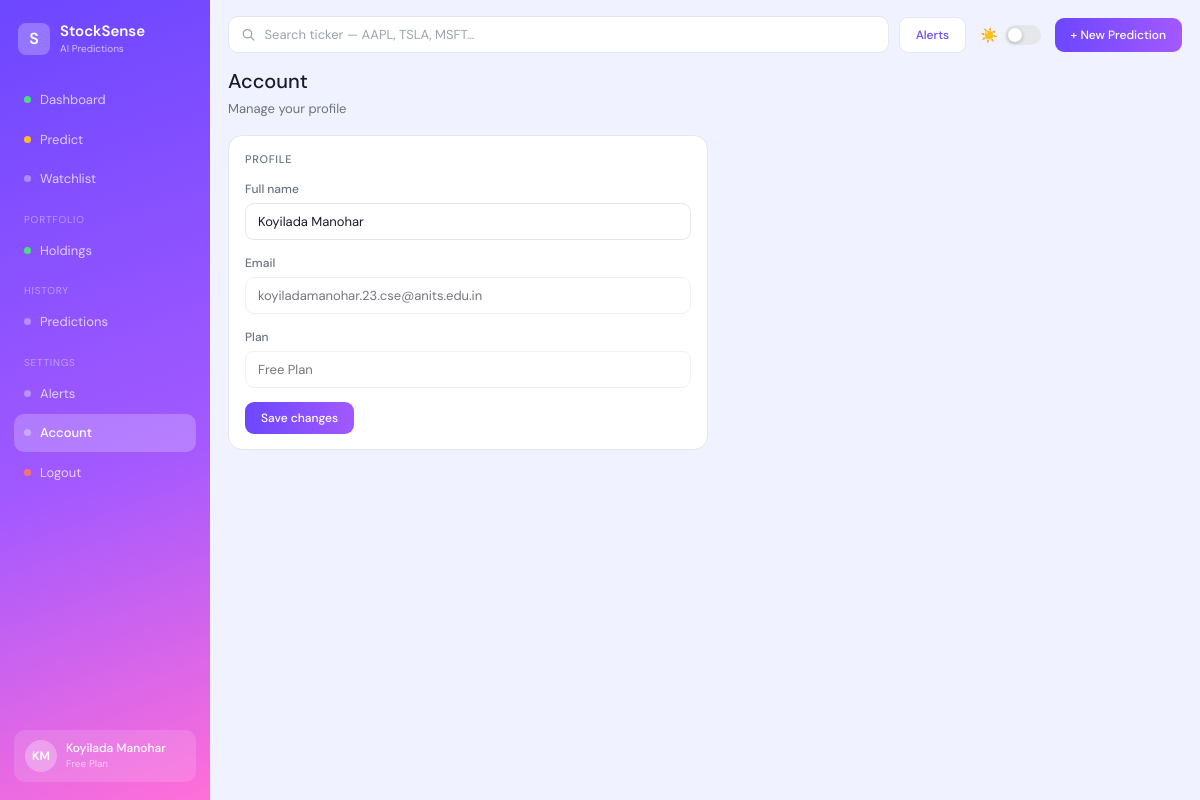
/account (signed in), run on the app's committed database.
### database.py (models this page shows, shortened)
class User(db.Model):
    __tablename__ = "users"
    id         = db.Column(db.Integer, primary_key=True)
    full_name  = db.Column(db.String(120), nullable=False)
    email      = db.Column(db.String(200), unique=True, nullable=False)
    password_h = db.Column(db.String(200), nullable=False)
    plan       = db.Column(db.String(50),  default="Free Plan")
    created_at = db.Column(db.DateTime,    default=datetime.utcnow)
    holdings    = db.relationship("Holding",          backref="user", lazy=True, cascade="all,delete")
    predictions = db.relationship("PredictionRecord", backref="user", lazy=True, cascade="all,delete")
    watchlist   = db.relationship("Watchlist",        backref="user", lazy=True, cascade="all,delete")
    alerts      = db.relationship("Alert",            backref="user", lazy=True, cascade="all,delete")

### app.py (the view)
@app.route("/account", methods=["GET","POST"])
def account():
    redir = require_login()
    if redir: return redir
    user    = current_user()
    u_obj   = User.query.get(user["id"])
    message = None
    if request.method == "POST":
        u_obj.full_name = request.form.get("full_name", u_obj.full_name).strip()
        db.session.commit()
        message = "Account updated successfully."
        user = current_user()
    return render_template("account.html",
        active_page  = "account",
        current_user = user,
        user_obj     = u_obj,
        message      = message,
    )

### app.py (called while the page is built)
def current_user():
    uid = session.get("user_id")
    if not uid: return None
    u = User.query.get(uid)
    if not u:   return None
    parts = u.full_name.split()
    return {
        "id":         u.id,
        "name":       u.full_name,
        "first_name": parts[0] if parts else "User",
        "initials":   "".join(p[0].upper() for p in parts[:2]),
        "plan":       u.plan or "Free Plan",
    }

def require_login():
    if not session.get("user_id"):
        return redirect("/login")
    return None

### templates/account.html (shortened to what this page needs)
{% extends "base.html" %}
{% block content %}
<div class="page-header"><h1 class="page-title">Account</h1><p class="page-sub">Manage your profile</p></div>
<div class="card" style="max-width:480px">
  <div class="card-title">Profile</div>
  <form method="POST" action="/account">
    <div class="form-field"><label>Full name</label><input type="text" name="full_name" value="{{ user_obj.full_name }}" required/></div>
    <div class="form-field"><label>Email</label><input type="email" value="{{ user_obj.email }}" disabled style="opacity:0.6;cursor:not-allowed"/></div>
    <div class="form-field"><label>Plan</label><input type="text" value="{{ user_obj.plan }}" disabled style="opacity:0.6;cursor:not-allowed"/></div>
    <button type="submit" class="btn btn-primary">Save changes</button>
  </form>
</div>
{% endblock %}

### templates/base.html (shortened to what this page needs)
<!DOCTYPE html>
<html lang="en" data-theme="light">
<head>
  <link rel="stylesheet" href="{{ url_for('static', filename='css/styles.css') }}"/>
  <link rel="stylesheet" href="{{ url_for('static', filename='css/extra.css') }}"/>
</head>
<body>
<div class="app-layout">
  <aside class="sidebar">
    <div class="sb-logo">
      <div class="logo-icon">S</div>
      <div>
        <div class="logo-name">StockSense</div>
        <div class="logo-tag">AI Predictions</div>
      </div>
    </div>
    <nav class="sb-nav">
      <a href="/dashboard" class="sb-item {% if active_page=='dashboard' %}active{% endif %}">
        <span class="sb-dot green"></span>Dashboard
      </a>
      <a href="/predict" class="sb-item {% if active_page=='predict' %}active{% endif %}">
        <span class="sb-dot yellow"></span>Predict
      </a>
      <a href="/watchlist" class="sb-item {% if active_page=='watchlist' %}active{% endif %}">
        <span class="sb-dot"></span>Watchlist
      </a>
      <div class="sb-section">Portfolio</div>
      <a href="/portfolio" class="sb-item {% if active_page=='portfolio' %}active{% endif %}">
        <span class="sb-dot green"></span>Holdings
      </a>
      <div class="sb-section">History</div>
      <a href="/history" class="sb-item {% if active_page=='history' %}active{% endif %}">
        <span class="sb-dot"></span>Predictions
      </a>
      <div class="sb-section">Settings</div>
      <a href="/alerts" class="sb-item {% if active_page=='alerts' %}active{% endif %}">
        <span class="sb-dot"></span>Alerts
      </a>
      <a href="/account" class="sb-item {% if active_page=='account' %}active{% endif %}">
        <span class="sb-dot"></span>Account
      </a>
      <a href="/logout" class="sb-item">
        <span class="sb-dot red"></span>Logout
      </a>
    </nav>
    <div class="sb-avatar">
      <div class="avatar-circle">{{ current_user.initials }}</div>
      <div>
        <div class="av-name">{{ current_user.name }}</div>
        <div class="av-plan">{{ current_user.plan }}</div>
      </div>
    </div>
  </aside>
  <div class="main-area">
    <div class="topbar">
      <form class="search-wrap" action="/dashboard" method="GET">
        <svg width="14" height="14" viewBox="0 0 16 16" fill="none">
          <circle cx="6.5" cy="6.5" r="5" stroke="#9ca3af" stroke-width="1.5"/>
          <path d="M10.5 10.5L14 14" stroke="#9ca3af" stroke-width="1.5" stroke-linecap="round"/>
        </svg>
        <input name="ticker" placeholder="Search ticker — AAPL, TSLA, MSFT..." value="{{ selected_ticker or '' }}"/>
      </form>
      <a href="/alerts" class="btn btn-ghost">Alerts</a>
      <button id="theme-toggle-btn" class="theme-toggle" aria-label="Toggle dark mode" title="Toggle dark mode"
              style="background:none;border:none;padding:4px;">
        <span class="theme-toggle__icon" id="theme-icon">☀️</span>
        <div class="theme-toggle__track">
          <div class="theme-toggle__knob"></div>
        </div>
      </button>
      <a href="/predict" class="btn btn-primary">+ New Prediction</a>
    </div>
    <main>{% block content %}{% endblock %}</main>
  </div>
</div>
</body>
</html>

### static/css/extra.css (style rules this page uses)
.page-header { margin-bottom: 16px; }
.page-title { font-size: 20px; font-weight: 500; color: var(--text-primary); }
.page-sub { font-size: 13px; color: var(--text-muted); margin-top: 3px; }
.form-field { margin-bottom: 14px; }
.form-field label { font-size: 12px; font-weight: 500; color: var(--text-muted); display: block; margin-bottom: 5px; }
.form-field input, .form-field select { width: 100%; padding: 9px 12px; border: var(--border); border-radius: 9px; font-family: var(--font-main); font-size: 13px; color: var(--text-primary); outline: none; background: #fff; transition: border-color .15s, box-shadow .15s; }

### data on the page
User: name "Koyilada Manohar", plan "Free Plan", full_name "Koyilada Manohar", email "koyiladamanohar.23.cse@anits.edu.in"

### other printed values
{{ current_user.initials }} "KM"
